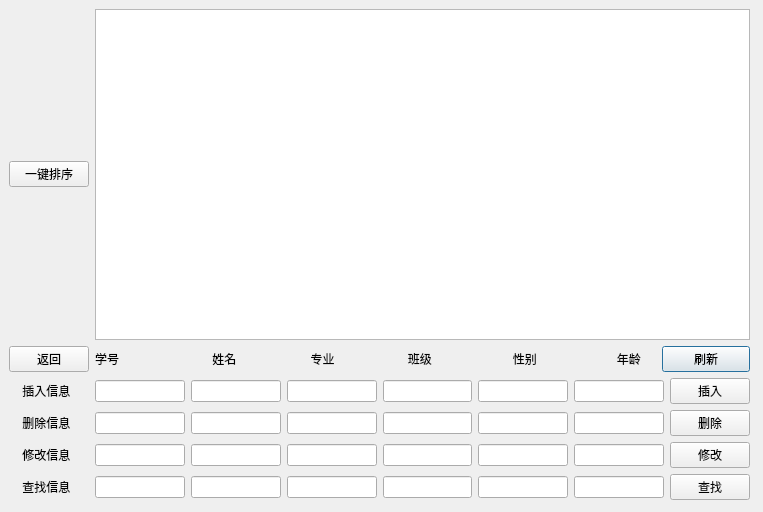
<?xml version="1.0" encoding="UTF-8"?>
<ui version="4.0">
 <class>menu</class>
 <widget class="QDialog" name="menu">
  <property name="geometry">
   <rect>
    <x>0</x>
    <y>0</y>
    <width>763</width>
    <height>512</height>
   </rect>
  </property>
  <property name="windowTitle">
   <string>Dialog</string>
  </property>
  <widget class="QWidget" name="gridLayoutWidget">
   <property name="geometry">
    <rect>
     <x>9</x>
     <y>9</y>
     <width>741</width>
     <height>491</height>
    </rect>
   </property>
   <layout class="QGridLayout" name="gridLayout">
    <item row="5" column="0">
     <widget class="QLabel" name="label_3">
      <property name="text">
       <string>    查找信息</string>
      </property>
     </widget>
    </item>
    <item row="1" column="1">
     <layout class="QHBoxLayout" name="horizontalLayout_6">
      <item>
       <widget class="QLabel" name="label_10">
        <property name="text">
         <string>学号</string>
        </property>
       </widget>
      </item>
      <item>
       <widget class="QLabel" name="label_12">
        <property name="text">
         <string>       姓名</string>
        </property>
       </widget>
      </item>
      <item>
       <widget class="QLabel" name="label_11">
        <property name="text">
         <string>        专业</string>
        </property>
       </widget>
      </item>
      <item>
       <widget class="QLabel" name="label_9">
        <property name="text">
         <string>         班级</string>
        </property>
       </widget>
      </item>
      <item>
       <widget class="QLabel" name="label_8">
        <property name="text">
         <string>            性别</string>
        </property>
       </widget>
      </item>
      <item>
       <widget class="QLabel" name="label_7">
        <property name="text">
         <string>               年龄</string>
        </property>
       </widget>
      </item>
      <item>
       <widget class="QPushButton" name="pushButton_refresh">
        <property name="text">
         <string>刷新</string>
        </property>
       </widget>
      </item>
     </layout>
    </item>
    <item row="4" column="1">
     <layout class="QHBoxLayout" name="horizontalLayout_5">
      <item>
       <widget class="QLineEdit" name="lineEdit_ch1"/>
      </item>
      <item>
       <widget class="QLineEdit" name="lineEdit_ch2"/>
      </item>
      <item>
       <widget class="QLineEdit" name="lineEdit_ch3"/>
      </item>
      <item>
       <widget class="QLineEdit" name="lineEdit_ch4"/>
      </item>
      <item>
       <widget class="QLineEdit" name="lineEdit_ch5"/>
      </item>
      <item>
       <widget class="QLineEdit" name="lineEdit_ch6"/>
      </item>
      <item>
       <widget class="QPushButton" name="pushButton_change">
        <property name="text">
         <string>修改</string>
        </property>
       </widget>
      </item>
     </layout>
    </item>
    <item row="4" column="0">
     <widget class="QLabel" name="label_5">
      <property name="text">
       <string>    修改信息</string>
      </property>
     </widget>
    </item>
    <item row="2" column="0">
     <widget class="QLabel" name="label">
      <property name="text">
       <string>    插入信息</string>
      </property>
     </widget>
    </item>
    <item row="3" column="0">
     <widget class="QLabel" name="label_6">
      <property name="text">
       <string>    删除信息</string>
      </property>
     </widget>
    </item>
    <item row="5" column="1">
     <layout class="QHBoxLayout" name="horizontalLayout_4">
      <item>
       <widget class="QLineEdit" name="lineEdit_ser1"/>
      </item>
      <item>
       <widget class="QLineEdit" name="lineEdit_ser2"/>
      </item>
      <item>
       <widget class="QLineEdit" name="lineEdit_ser3"/>
      </item>
      <item>
       <widget class="QLineEdit" name="lineEdit_ser4"/>
      </item>
      <item>
       <widget class="QLineEdit" name="lineEdit_ser5"/>
      </item>
      <item>
       <widget class="QLineEdit" name="lineEdit_ser6"/>
      </item>
      <item>
       <widget class="QPushButton" name="pushButton_find">
        <property name="text">
         <string>查找</string>
        </property>
       </widget>
      </item>
     </layout>
    </item>
    <item row="2" column="1">
     <layout class="QHBoxLayout" name="horizontalLayout">
      <item>
       <widget class="QLineEdit" name="lineEdit_add1"/>
      </item>
      <item>
       <widget class="QLineEdit" name="lineEdit_add2"/>
      </item>
      <item>
       <widget class="QLineEdit" name="lineEdit_add3"/>
      </item>
      <item>
       <widget class="QLineEdit" name="lineEdit_add4"/>
      </item>
      <item>
       <widget class="QLineEdit" name="lineEdit_add5"/>
      </item>
      <item>
       <widget class="QLineEdit" name="lineEdit_add6"/>
      </item>
      <item>
       <widget class="QPushButton" name="pushButton_add">
        <property name="text">
         <string>插入</string>
        </property>
       </widget>
      </item>
     </layout>
    </item>
    <item row="0" column="0">
     <layout class="QVBoxLayout" name="verticalLayout">
      <item>
       <widget class="QPushButton" name="pushButton">
        <property name="text">
         <string>一键排序</string>
        </property>
       </widget>
      </item>
     </layout>
    </item>
    <item row="3" column="1">
     <layout class="QHBoxLayout" name="horizontalLayout_2">
      <item>
       <widget class="QLineEdit" name="lineEdit_del1"/>
      </item>
      <item>
       <widget class="QLineEdit" name="lineEdit_del2"/>
      </item>
      <item>
       <widget class="QLineEdit" name="lineEdit_del3"/>
      </item>
      <item>
       <widget class="QLineEdit" name="lineEdit_del4"/>
      </item>
      <item>
       <widget class="QLineEdit" name="lineEdit_del5"/>
      </item>
      <item>
       <widget class="QLineEdit" name="lineEdit_del6"/>
      </item>
      <item>
       <widget class="QPushButton" name="pushButton_delete">
        <property name="text">
         <string>删除</string>
        </property>
       </widget>
      </item>
     </layout>
    </item>
    <item row="0" column="1">
     <widget class="QTableWidget" name="tableWidget"/>
    </item>
    <item row="1" column="0">
     <widget class="QPushButton" name="pushButton_return2">
      <property name="text">
       <string>返回</string>
      </property>
     </widget>
    </item>
   </layout>
  </widget>
 </widget>
 <resources/>
 <connections/>
</ui>
